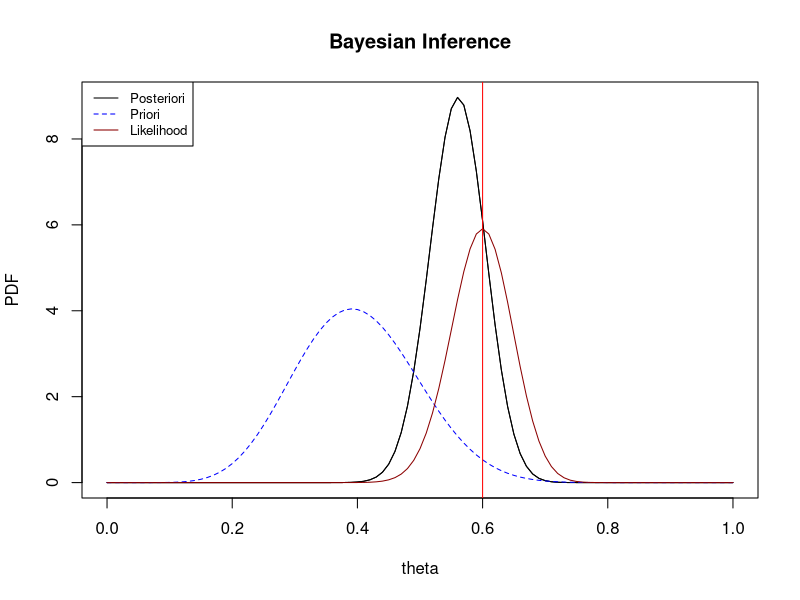

R code for this plot:
library(mvtnorm)

theta = seq(0,1,0.01)# Create sequence

n=100 # data size
sumx=60 # sum of x values
EMV=sumx/n # Maximum likelihood value

# Parameters for the beta distribution
alpha = 10 
beta = 15

likelihood = (theta^sumx)*(1-theta)^(n-sumx) # likelihood dist.
priori = dbeta(theta, alpha,beta) # prior dist.
posteriori = dbeta(theta , sumx+alpha,n-sumx+beta) # posteriori dist.

# Plot de dist. posteriori
plot(theta,posteriori,type='l',main = 'Bayesian Inference',
     xlab = "theta", ylab="PDF") 
lines(theta,posteriori,col='black',lty=1)
# Plot de la distribution a priori
lines(theta,priori,col="blue",lty=2)
# Plot the la funcion de verosimilitud
# plot(theta,likelihood*10^293,col="green", lty=3)
lines(theta,likelihood*10^30,col="dark red", lty=1)
abline(v=EMV,col="red")

# Create legend
legend("topleft", legend=c("Posteriori", "Priori","Likelihood"),
       col=c("black", "blue","dark red"), lty = 1:2, cex=0.8)

